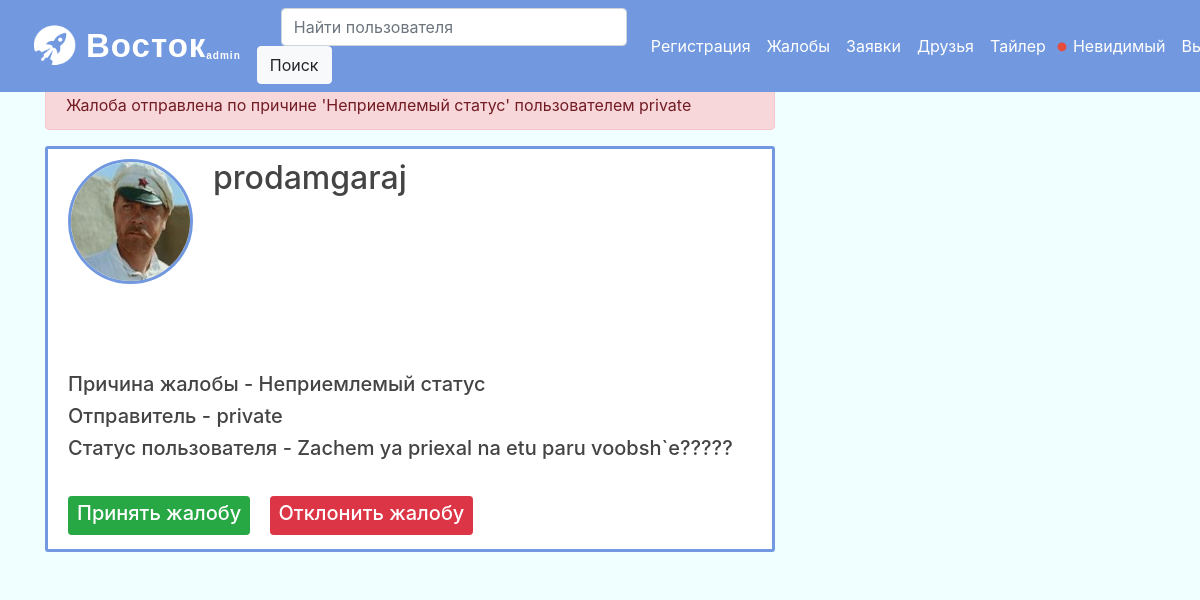
The page /complaints/30 (signed in) on the database its author committed.
### mes/models.py (models this page shows, shortened)
class User(db.Model, UserMixin):
    id = db.Column(db.Integer, primary_key=True)
    username = db.Column(db.String(20), unique=True, nullable=False)
    status = db.Column(db.String(120))
    image_file = db.Column(db.String(20), nullable=False, default='default.jpg')
    password = db.Column(db.String(60), nullable=False)
    online = db.Column(db.Boolean, default=0)
    admin = db.Column(db.Boolean, default=0)
    banned = db.Column(db.String(40), default=None)
    followed = db.relationship('User',
                               secondary=followers,
                               primaryjoin=(followers.c.follower_id == id),
                               secondaryjoin=(followers.c.followed_id == id),
                               backref=db.backref('followers', lazy='dynamic'),
                               lazy='dynamic')
    requested_by = db.relationship('User',
                                   secondary=requests,
                                   primaryjoin=(requests.c.follower_id == id),
                                   secondaryjoin=(requests.c.followed_id == id),
                                   backref=db.backref('requests', lazy='dynamic'),
                                   lazy='dynamic')

class Complaint(db.Model):
    id = db.Column(db.Integer, primary_key=True)
    reason = db.Column(db.String(50), nullable=False)
    offender_id = db.Column(db.Integer, db.ForeignKey('user.id'), nullable=False)
    sender_id = db.Column(db.Integer, db.ForeignKey('user.id'), nullable=False)
    commentary = db.Column(db.String(50))

### mes/routes.py (the view)
@app.route("/complaints/<int:user_id>", methods=['GET', 'POST'])
@login_required
def complaint_analyze(user_id):
    complaint = Complaint.query.filter_by(offender_id=user_id).first()
    full = Complaint.query.filter_by(offender_id=user_id).all()
    user = User.query.filter_by(id=complaint.offender_id).first()
    sender = User.query.filter_by(id=complaint.sender_id).first()
    image_file = url_for('static', filename='profile_pics/' + user.image_file)
    if (len(full) != 1):
        flash(f"На пользователя было отправлено несколько жалоб - {len(full)}! Все причины: {full}", 'danger')
        flash(
            f"Загружена самая ранняя жалоба, отправленная по причине '{complaint.reason}' пользователем {sender.username}",
            'danger')
    else:
        flash(f"Жалоба отправлена по причине '{complaint.reason}' пользователем {sender.username}", 'danger')
    return render_template('comp_analyze.html', title=f'Жалоба на {user.username}', user=user, sender=sender,
                           complaint=complaint, image_file=image_file)

### mes/models.py (called while the page is built)
@loginManager.user_loader
def load_user(user_id):
    return User.query.get(int(user_id))

### mes/templates/comp_analyze.html (shortened to what this page needs)
{% extends "layout.html" %}
{% block content %}
    <div class="content-section" style="background-color: #FFFFFF ; border: solid #7299df;">
      <div class="media">
        <div class="media-body" style="width:800px; margin:0 auto; display: flow">
          <img class="rounded-circle account-img" style="border: solid #7299df;" src="{{ image_file }}">
      </div>
          <div style="width:800px; margin:0 auto; ">
          <a><h2 style="margin: 0;">{{ user.username }}</h2></a>
                      </div>
    </div>
              <br><br><br>
            <h5>Причина жалобы - {{ complaint.reason }}</h5>
            <h5>Отправитель - {{ sender.username }}</h5>
              {% if user.status == "" or user.status == None%}
              <h5>Статус пользователя - отсутствует</h5>
    {% else %} <h5>Статус пользователя - {{ user.status }}</h5>{% endif %}
          <br>
    <div style= "">
          <a class="btn btn-success btn-sm mt-1 mb-1" href="{{ url_for('complaint_delete' , user_id = user.id, user_choice = 'accept') }}"><h5 style="color: #FFFFFF;
          margin-bottom: 5px; ">Принять жалобу</h5></a>ㅤ
        <a class="btn btn-danger btn-sm mt-1 mb-1" href="{{ url_for('complaint_delete' , user_id = user.id, user_choice = 'deny') }}"><h5 style="color: #FFFFFF;
          margin-bottom: 5px;">Отклонить жалобу</h5></a>
    </div>
{% endblock content %}

### mes/templates/layout.html (shortened to what this page needs)
<!DOCTYPE html>
<html>
<head>
    <link rel="stylesheet" href="https://maxcdn.bootstrapcdn.com/bootstrap/4.0.0/css/bootstrap.min.css">
    <link rel="stylesheet" type="text/css" href="../static/main.css">
</head>
<body style="background-color: #f0ffff">
    <header class="site-header">
      <nav class="navbar navbar-expand-md navbar-dark bg-steel fixed-top" style="background-color: #7299df;" >
        <div class="container-fluid" style="background-color:  #7299df;">
        <a href="/">
            <img id="myImage" src="../static/site_pics/rocket2.png" alt="Rocket"></a>
        {% if current_user.admin == True %}
          <a class="navbar-brand " style="font-family: Futura, Trebuchet MS, Arial, sans-serif; font-size: 33px; font-style: normal; font-variant: normal; font-weight: 700; line-height: 16.4px;  letter-spacing: 1px; color: white ;" href="/">Восток<sub style="font-size: 10px">admin</sub></a>
        {% else %}
            <a class="navbar-brand " style="font-family: Futura, Trebuchet MS, Arial, sans-serif; font-size: 33px; font-style: normal; font-variant: normal; font-weight: 700; line-height: 16.4px;  letter-spacing: 1px; color: white ;" href="/">Восток</a>
        {% endif %}
          <div class="collapse navbar-collapse" id="navbarToggle">
            <div class="navbar-nav mr-auto">
              <form class="form-inline" action=" {{ url_for('search' , username=search) }}">
                  <input class="form-control ml-sm-4 mr-sm-3 md-sm-4" size="27" name="search" type="search" placeholder="Найти пользователя" aria-label="Search">
                  <button class="btn btn-light" type="submit">Поиск</button>
              </form>
            </div>
            <div class="navbar-nav">
              {% if current_user.is_authenticated %}
                 {% if current_user.admin == True %}
                    <a class="nav-item nav-link" style="color: white ;"href="{{ url_for('register_admin') }}">Регистрация</a>
                    <a class="nav-item nav-link" style="color: white ;"href="{{ url_for('complaints') }}">Жалобы</a>
                     {% endif %}
                <a class="nav-item nav-link" style="color: white ;"href="{{ url_for('handle_request') }}">Заявки</a>
                <a class="nav-item nav-link" style="color: white ;"href="{{ url_for('friend_list') }}">Друзья</a>
                <a class="nav-item nav-link" style="color: white ;"href="{{ url_for('account' , username=current_user.username) }}">{{ current_user.username }}</a>
                   {% if current_user.online == False %}
                <img id="status" style="margin-top: 16px; margin-right: -2px; margin-left: 3px;" src="../static/site_pics/offline.png" alt="Offline" width="10" height="10">
                <a class="nav-item nav-link" style="color: white ;"href="{{ url_for('change_status')}}">Невидимый</a>
                                             {% endif %}
                <a class="nav-item nav-link" style="color: white ;"href="{{ url_for('logout') }}">Выйти</a>
              {% else %}
               <a class="nav-item nav-link" style="color: white ;"href="{{ url_for('login') }}">Вход</a>
               <a class="nav-item nav-link" style="color: white ;" href="{{ url_for('register') }}">Регистрация</a>
              {% endif %}
            </div>
          </div>
        </div>
      </nav>
    </header>
     <main role="main" class="container" style="background-color: #f0ffff">
      <div class="row" style="">
        <div class="col-md-8" style="">
          {% with messages = get_flashed_messages(with_categories=true) %}
            {% if messages %}
              {% for category, message in messages %}
                <div class="alert alert-{{ category }}">
                  {{ message }}
                </div>
              {% endfor %}
            {% endif %}
          {% endwith %}
                       {% block content %}{% endblock %}
        </div>
      </div>
    </main>
</body>
</html>

### mes/static/main.css (style rules this page uses)
button { background: #FFFFFF; }
body { background: #fafafa; color: #333333; margin-top: 5rem; }
h1, h2, h3, h4, h5, h6 { color: #444444; }
.bg-steel { background-color: #5f788a; }
.site-header .navbar-nav .nav-link { color: #cbd5db; }
.content-section { background: #ffffff; padding: 10px 20px; border: 1px solid #dddddd; border-radius: 3px; margin-bottom: 20px; }
.account-img { height: 125px; width: 125px; margin-right: 20px; margin-bottom: 16px; }
.container img { margin-right: 20px; }

### mes/templates/layout.html (style rules this page uses)
#myImage { margin-right: 5px; width: 50px; height: 50px; }

### rows shown on the page
User: username "Тайлер"
User: username "prodamgaraj", status "Zachem ya priexal na etu paru voobsh`e?????"
Complaint: reason "Неприемлемый статус"
User: username "private"

### other values the page prints
{{ message }} "Жалоба отправлена по причине 'Неприемлемый статус' пользователем private"
